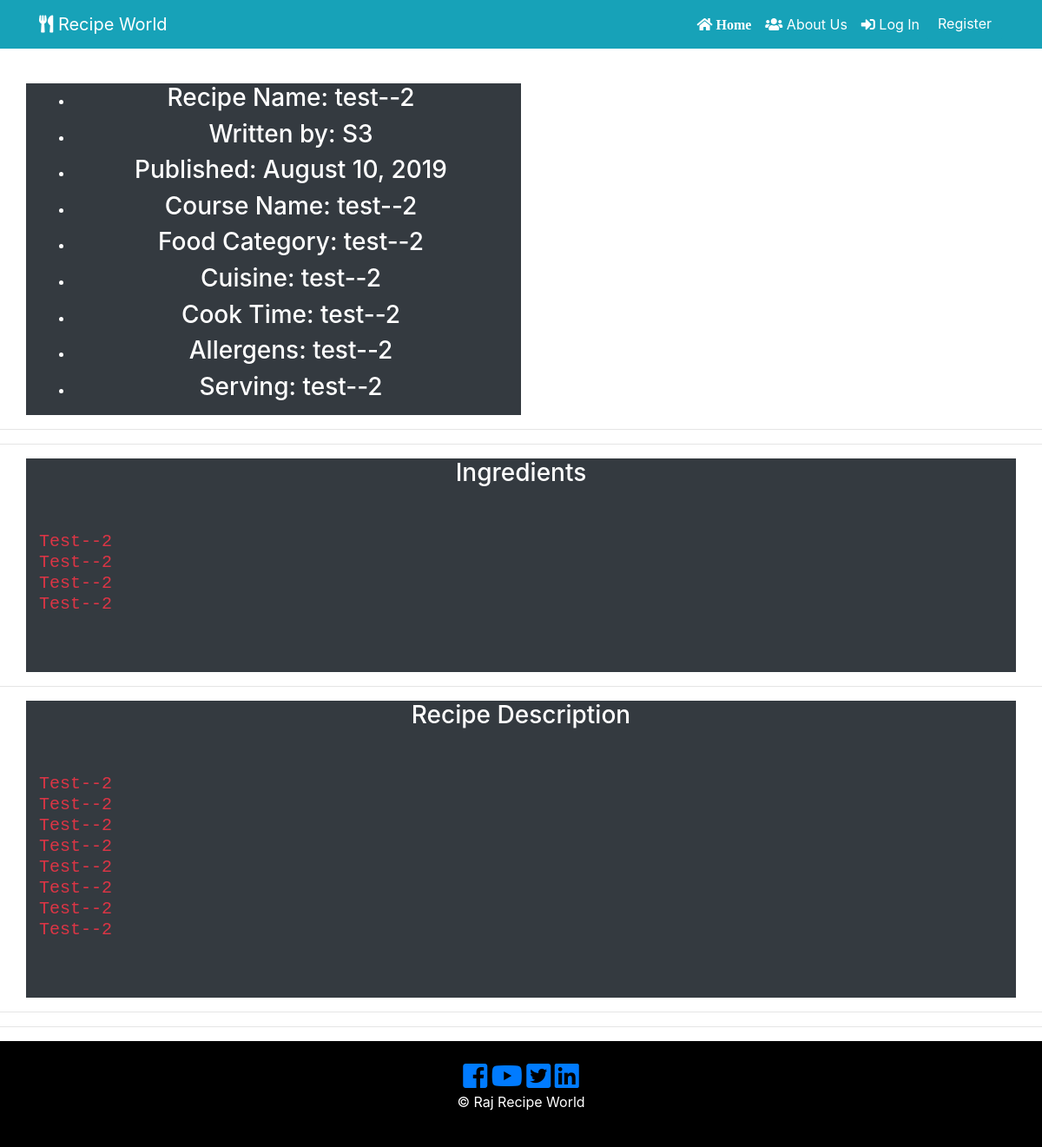
Page /6 on the committed database.
### recipe_app/models.py (models this page shows, shortened)
class RecipePost(db.Model):
    users = db.relationship(User)
    id = db.Column(db.Integer, primary_key=True)
    user_id = db.Column(db.Integer, db.ForeignKey('users.id'), nullable=False)
    date = db.Column(db.DateTime, nullable=False, default=datetime.utcnow)
    recipe_image = db.Column(db.String(128), default=None, nullable=True)
    recipe_name = db.Column(db.String(164), nullable=False)
    course = db.Column(db.String(164), nullable=False)
    food_category = db.Column(db.String(164), nullable=False)
    cuisine = db.Column(db.String(164), nullable=False)
    prep_time = db.Column(db.String(164), nullable=False)
    cook_time = db.Column(db.String(164), nullable=False)
    allergens = db.Column(db.String(164), nullable=False)
    serving = db.Column(db.String(164), nullable=False)
    ingredients = db.Column(db.Text, nullable=False)
    recipe_description = db.Column(db.Text, nullable=False)

class User(db.Model, UserMixin):
     __tablename__ = 'users'
     id = db.Column(db.Integer, primary_key = True)
     picture = db.Column(db.String(128), default='default_profile.png', nullable=False)
     email = db.Column(db.String(64), unique=True, index=True)
     username = db.Column(db.String(64), unique=True, index=True)
     password_hash = db.Column(db.String(128))
     recipe = db.relationship('RecipePost', backref='author', lazy=True)

### recipe_app/users/views.py (the view)
@users.route("/<username>")
def user_recipies(username):
    page = request.args.get('page',1,type=int)
    user = User.query.filter_by(username=username).first_or_404()
    recipies_posted = RecipePost.query.filter_by(author=user).order_by(RecipePost.date.desc()).paginate(page=page,per_page=5)
    return render_template('user_recipe_posts.html', recipies_posted=recipies_posted, user=user)

### recipe_app/recipe_posts/views.py (called while the page is built)
@recipe_posts.route('/<int:recipe_post_id>')
def recipe_post(recipe_post_id):
    recipe_post = RecipePost.query.get_or_404(recipe_post_id)
    return render_template('recipe_post.html', recipe_name=recipe_post.recipe_name,
                            date=recipe_post.date, recipe=recipe_post
    )

### recipe_app/templates/recipe_post.html (shortened to what this page needs)
{% extends "base.html" %}
{% block content %}
  <section id="" class="text-center text-white">
    <div class="container">
      <div class="row">
        <div class="col-md-6 bg-dark">
          <ul class="">
              <li class="">
                  <h3> Recipe Name: {{ recipe.recipe_name }}</h3>
              </li>
              <li class="">
                <h3>Written by: {{recipe.author.username}}</h3>
              </li>
              <li class="">
                <h3>Published: {{recipe.date.strftime('%B %d, %Y') }}</h3>
              </li>
              <li class="">
                  <h3> Course Name: {{recipe.course}} </h3>
              </li>
              <li class="">
                <h3>Food Category: {{recipe.food_category}}</h3>
              </li>
              <li class="">
                <h3>Cuisine: {{ recipe.cuisine }}</h3>
              </li>
              <li class="">
                <h3> Cook Time: {{recipe.cook_time}}</h3>
              </li>
              <li class="">
                <h3> Allergens: {{ recipe.allergens }}</h3>
              </li>
              <li class="">
                <h3>Serving: {{ recipe.serving }}</h3>
              </li>
            </ul>
        </div>
        <div class="col-md-6">
              <div class="col-lg-5">
                  <div class="col-xs-12 col-sm-12 col-md-12 col-lg-12">
                    <div class="thumbnail">
                    </div>
                  </div>
              </div>
        </div>
      </div>
    </div>
</section>
<hr>
<hr>
  <div>
    <div class="container text-center text-white">
      <div class="row">
            <div class="col-md-12 bg-dark">
              <h3> Ingredients </h3>
                <div>
                  <pre class="text-danger text-left text-capitalize">
                    <h5>{{recipe.ingredients}}</h5>
                  </pre>
               </div>
            </div>
        </div>
      </div>
    </div>
<hr>
  <div>
    <div class="container text-center text-white">
      <div class="row">
            <div class="col-md-12 bg-dark">
              <h3> Recipe Description </h3>
              <div>
              <pre class="text-danger text-left text-capitalize">
                <h5>{{recipe.recipe_description}} </h5>
              </pre>
            </div>
        </div>
    </div>
  </div>
<hr>
 <hr>
{% endblock content %}

### rows in the picture
RecipePost: recipe_name "test--2", date "August 10, 2019", course "test--2", food_category "test--2", cuisine "test--2", cook_time "test--2", allergens "test--2", serving "test--2", ingredients "Test--2 Test--2 Test--2 Test--2", recipe_description "Test--2 Test--2 Test--2 Test--2 Test--2 Test--2 Test--2 Test--2"
User: author.username "S3"
